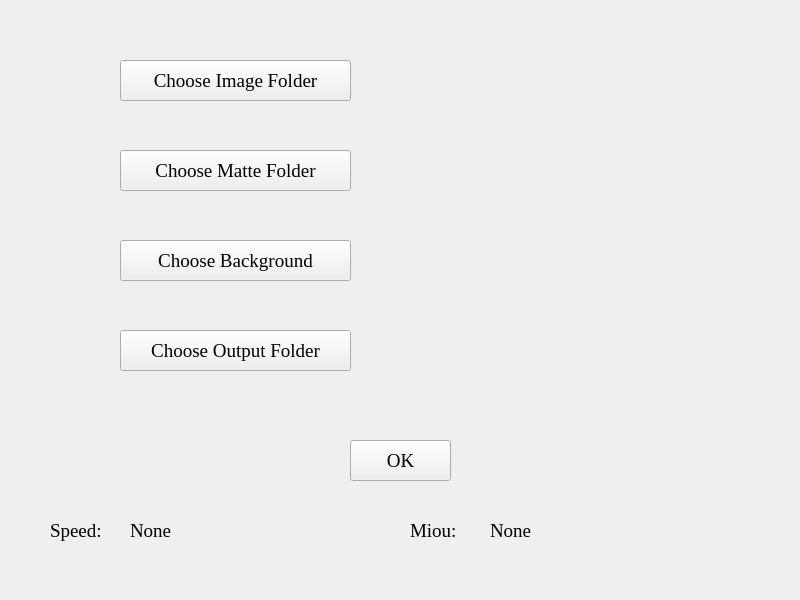
<?xml version="1.0" encoding="UTF-8"?>
<ui version="4.0">
 <class>ImageFolderFrame</class>
 <widget class="QFrame" name="ImageFolderFrame">
  <property name="geometry">
   <rect>
    <x>0</x>
    <y>0</y>
    <width>800</width>
    <height>600</height>
   </rect>
  </property>
  <property name="windowTitle">
   <string>Frame</string>
  </property>
  <widget class="QPushButton" name="imagePushButton">
   <property name="geometry">
    <rect>
     <x>120</x>
     <y>60</y>
     <width>231</width>
     <height>41</height>
    </rect>
   </property>
   <property name="font">
    <font>
     <family>Times New Roman</family>
     <pointsize>14</pointsize>
    </font>
   </property>
   <property name="text">
    <string>Choose Image Folder</string>
   </property>
  </widget>
  <widget class="QLabel" name="imageLabel">
   <property name="geometry">
    <rect>
     <x>380</x>
     <y>60</y>
     <width>271</width>
     <height>41</height>
    </rect>
   </property>
   <property name="font">
    <font>
     <family>Times New Roman</family>
     <pointsize>14</pointsize>
    </font>
   </property>
   <property name="text">
    <string/>
   </property>
  </widget>
  <widget class="QLabel" name="matteLabel">
   <property name="geometry">
    <rect>
     <x>380</x>
     <y>150</y>
     <width>271</width>
     <height>41</height>
    </rect>
   </property>
   <property name="font">
    <font>
     <family>Times New Roman</family>
     <pointsize>14</pointsize>
    </font>
   </property>
   <property name="text">
    <string/>
   </property>
  </widget>
  <widget class="QPushButton" name="mattePushButton">
   <property name="geometry">
    <rect>
     <x>120</x>
     <y>150</y>
     <width>231</width>
     <height>41</height>
    </rect>
   </property>
   <property name="font">
    <font>
     <family>Times New Roman</family>
     <pointsize>14</pointsize>
    </font>
   </property>
   <property name="text">
    <string>Choose Matte Folder</string>
   </property>
  </widget>
  <widget class="QLabel" name="backgroundLabel">
   <property name="geometry">
    <rect>
     <x>380</x>
     <y>240</y>
     <width>271</width>
     <height>41</height>
    </rect>
   </property>
   <property name="font">
    <font>
     <family>Times New Roman</family>
     <pointsize>14</pointsize>
    </font>
   </property>
   <property name="text">
    <string/>
   </property>
  </widget>
  <widget class="QPushButton" name="backgroundPushButton">
   <property name="geometry">
    <rect>
     <x>120</x>
     <y>240</y>
     <width>231</width>
     <height>41</height>
    </rect>
   </property>
   <property name="font">
    <font>
     <family>Times New Roman</family>
     <pointsize>14</pointsize>
    </font>
   </property>
   <property name="text">
    <string>Choose Background</string>
   </property>
  </widget>
  <widget class="QLabel" name="outputLabel">
   <property name="geometry">
    <rect>
     <x>380</x>
     <y>330</y>
     <width>271</width>
     <height>41</height>
    </rect>
   </property>
   <property name="font">
    <font>
     <family>Times New Roman</family>
     <pointsize>14</pointsize>
    </font>
   </property>
   <property name="text">
    <string/>
   </property>
  </widget>
  <widget class="QPushButton" name="outputPushButton">
   <property name="geometry">
    <rect>
     <x>120</x>
     <y>330</y>
     <width>231</width>
     <height>41</height>
    </rect>
   </property>
   <property name="font">
    <font>
     <family>Times New Roman</family>
     <pointsize>14</pointsize>
    </font>
   </property>
   <property name="text">
    <string>Choose Output Folder</string>
   </property>
  </widget>
  <widget class="QPushButton" name="okPushButton">
   <property name="geometry">
    <rect>
     <x>350</x>
     <y>440</y>
     <width>101</width>
     <height>41</height>
    </rect>
   </property>
   <property name="font">
    <font>
     <family>Times New Roman</family>
     <pointsize>14</pointsize>
    </font>
   </property>
   <property name="text">
    <string>OK</string>
   </property>
  </widget>
  <widget class="QLabel" name="label">
   <property name="geometry">
    <rect>
     <x>50</x>
     <y>510</y>
     <width>61</width>
     <height>41</height>
    </rect>
   </property>
   <property name="font">
    <font>
     <family>Times New Roman</family>
     <pointsize>14</pointsize>
    </font>
   </property>
   <property name="text">
    <string>Speed:</string>
   </property>
  </widget>
  <widget class="QLabel" name="speedLabel">
   <property name="geometry">
    <rect>
     <x>130</x>
     <y>510</y>
     <width>261</width>
     <height>41</height>
    </rect>
   </property>
   <property name="font">
    <font>
     <family>Times New Roman</family>
     <pointsize>14</pointsize>
    </font>
   </property>
   <property name="text">
    <string>None</string>
   </property>
  </widget>
  <widget class="QLabel" name="label_2">
   <property name="geometry">
    <rect>
     <x>410</x>
     <y>510</y>
     <width>61</width>
     <height>41</height>
    </rect>
   </property>
   <property name="font">
    <font>
     <family>Times New Roman</family>
     <pointsize>14</pointsize>
    </font>
   </property>
   <property name="text">
    <string>Miou:</string>
   </property>
  </widget>
  <widget class="QLabel" name="miouLabel">
   <property name="geometry">
    <rect>
     <x>490</x>
     <y>510</y>
     <width>261</width>
     <height>41</height>
    </rect>
   </property>
   <property name="font">
    <font>
     <family>Times New Roman</family>
     <pointsize>14</pointsize>
    </font>
   </property>
   <property name="text">
    <string>None</string>
   </property>
  </widget>
 </widget>
 <resources/>
 <connections/>
</ui>
